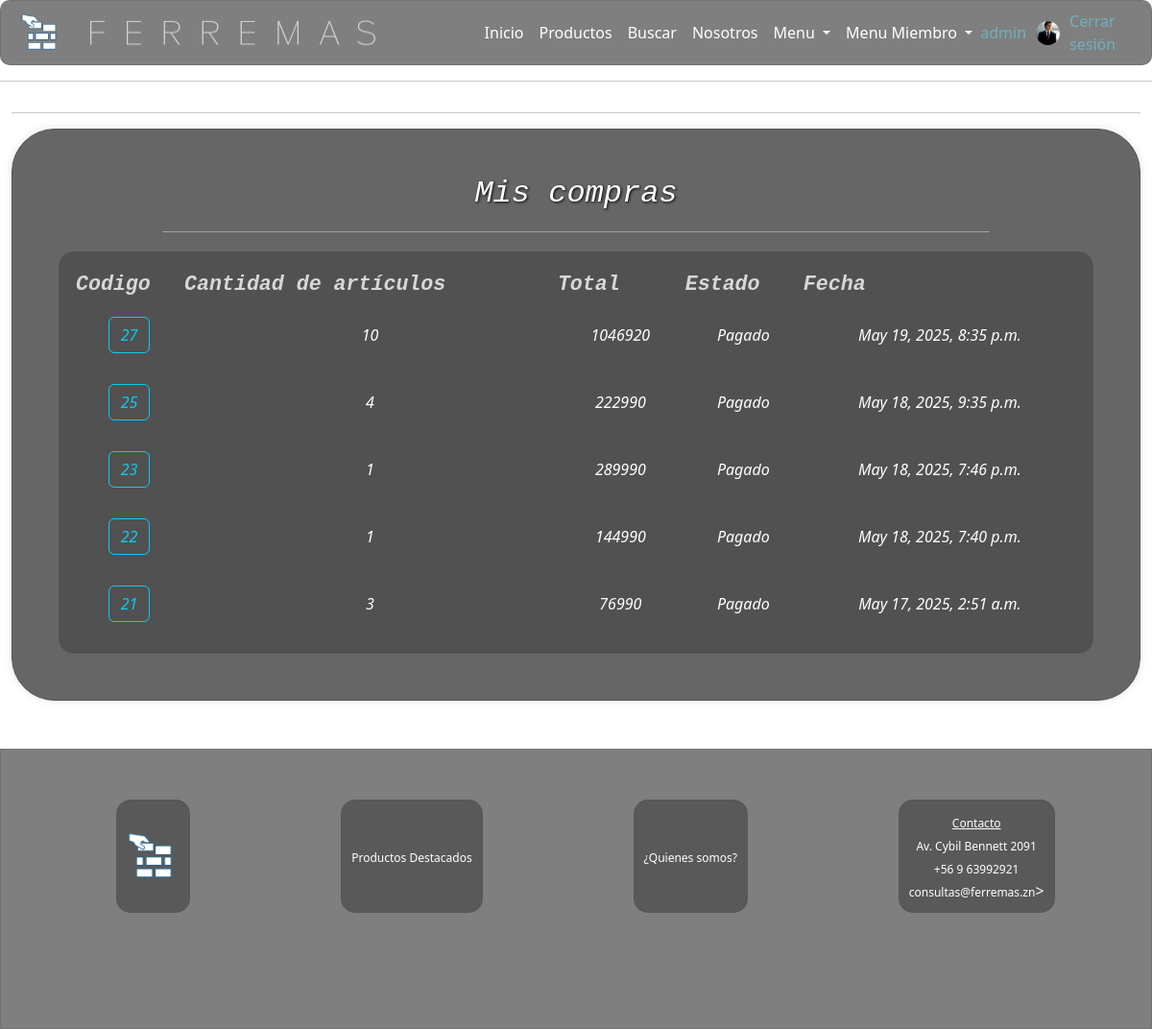
The page /miscompras (signed in) on the database its author committed.
### core/models.py (models this page shows, shortened)
class CustomUser(AbstractUser):
    pic = models.ImageField(upload_to='profile_pics', null=True, blank=True, default='profile_pics/default.png')
    is_staff=models.BooleanField(default=False)
    tipo = models.CharField(max_length=20,
        choices=(
            ('cliente', 'Cliente'),
            ('vendedor', 'Vendedor'),
            ('bodeguero', 'Bodeguero'),
            ('contador', 'Contador'),
            ('administrador', 'Administrador'),
        ),default='Cliente',verbose_name='Tipo')
    bio = models.TextField(verbose_name='biografia', default='', null=True, blank=True)

class Compra(models.Model):
    id=models.AutoField(primary_key=True, verbose_name='idCompras')
    idBoleta=models.ForeignKey(Boleta, on_delete=models.SET_NULL, blank=True, null=True, editable=True, verbose_name='idBoleta')
    cantidad=models.IntegerField(default=0, null=True, blank=True, editable=False, verbose_name='Cantidad')
    total = models.IntegerField(default=0, null=True, blank=True, editable=False, verbose_name='Total')
    estado = models.CharField(max_length=20, default='Pagado', verbose_name='Estado')
    fecha = models.DateTimeField(auto_now_add=True, null=False, verbose_name='Fecha')
    created = models.BooleanField(default=False, verbose_name='created')

### core/views.py (the view)
# urls.py: path('miscompras', views.miscompras,name="miscompras"),
def miscompras(request):
    print()
    print("Entrando a miscompras...")
    print()
    if request.user.is_authenticated:
        customer = request.user
        compras = Compra.objects.filter(idBoleta__usuario=customer).order_by('-id') # Filtra las compras del usuario autenticado
    else:
        messages.error(request, "Debes iniciar sesión para ver tus compras.")
        return redirect('login')  # Redirige al login si el usuario no está autenticado
    return render(request,'miscompras.html', {'compras':compras})

### core/context_processor.py (called while the page is built)
def total_carrito(request):
    total=0
    if request.user.is_authenticated:
        try:
            carrito = request.session['carrito']
            if "carrito" in request.session:
                for key, value in carrito.items():
                    total+=(int(value["precio"]))*(value["cantidad"])
        except:
            total=0
    return {'total_carrito':int(total)}

### core/templates/miscompras.html
{% extends "base.html" %}
{% load static %}
{% block content %}
<div class="container-fluid">
    <hr>
    <div class="login-container">
        <div class="form-title" style="margin-bottom: 15px;">
            <h2>Mis compras</h2>
        </div>
        <span class="liner"></span>
        <div class="table-container">
            <table id="tobras">
                <thead>
                    <tr>
                        <th>Codigo</th>
                        <th>Cantidad de artículos</th>
                        <th>Total</th>
                        <th>Estado</th>
                        <th>Fecha</th>
                    </tr>
                </thead>
                <tbody>
                    {% if user.is_authenticated %}
                        {% for compra in compras %}
                            <tr>
                                <td><a href="{% url 'vercompra' compra.id %}" class="btn btn-outline-info">
                                {{compra.id}}</a></td>
                                <td class="price">{{compra.cantidad}}</td>
                                <td class="price">{{compra.total}}</td>
                                <td class="price">{{compra.estado}}</td>
                                <td class="price">{{compra.fecha}}</td>
                            </tr>
                        {%endfor%}
                    {% else %}
                        <tr>
                            <td colspan="3">
                                <div class="alert text-center">Sin compras realizadas</div>
                            </td>
                        </tr>
                    {% endif %}
                </tbody>
            </table>
        </div>
    </div>
</div>
{% endblock %}

### core/templates/menuMiembro.html (shortened to what this page needs)
{% load static %}
<div class="collapse navbar-collapse naz" id="navbarNavDropdown">
    <div>
        <ul class="navbar-nav me-auto mb-2 mb-lg-0">
            <li class="nav-item">
                <a class="nav-link" href="{% url 'index' %}">Inicio</a>
            </li>
            <li class="nav-item">
                <a class="nav-link" href="{% url 'products' %}">Productos</a>
            </li>
            <li class="nav-item">
                <a  class="nav-link" href="{% url 'buscar' %}">Buscar</a>
            </li>
            <li class="nav-item">
                <a  class="nav-link" href="{% url 'nosotros' %}">Nosotros</a>
            </li>
            {% if user.is_authenticated %}
                <li class="nav-item dropdown">
                    <a class="nav-link dropdown-toggle" href="#" role="button" data-bs-toggle="dropdown" aria-expanded="false">Menu
                    </a>
                </li>
                {% if user.is_staff %}
                    <li class="nav-item dropdown">
                        <a class="nav-link dropdown-toggle" href="#" role="button" data-bs-toggle="dropdown" aria-expanded="false">Menu Miembro
                        </a>
                    </li>
                {% endif %}
            {% endif %}
        </ul>
    </div>
    <div class="navbar-right">
        {% if user.is_authenticated %}
            <div class="boxes">
                <a href="{% url 'profile' %}" class="nav-link" >{{ user.username }}</a>
            </div>
            <a href="{% url 'profile' %}" class="nav-link"><img class="pic-user" src="{{user.pic.url}}" alt="imgGC" title="Click para ver tu Perfil"></a>
            <div class="boxes">
                <a href="{% url 'cerrar' %}" class="navbar-item" id="#">Cerrar sesión</a>
            </div>
        {% else %}
            <img src="{% static 'assets/icons/tea.png' %}" alt="imgGC">
            <div class="boxes">
                <a href="{% url 'login' %}" id="userGC">Iniciar sesion</a>
            </div>
        {% endif %}
    </div>
</div>

### core/static/css/mystyles.css (style rules this page uses)
body { background-image: url("../assets/img/fondo.png"); background-repeat: no-repeat; background-position: center; background-attachment: fixed; background-size: cover; display: flex; flex-direction: column; font-family: 'Ubuntu', "times new roman", times, roman, serif; }
.fade-in { animation: fadeIn 1s; -webkit-animation: fadeIn 1s; -moz-animation: fadeIn 1s; -o-animation: fadeIn 1s; -ms-animation: fadeIn 1s; }
.naz { display: flex; justify-content: space-between; align-items: center; padding-left: 10vh !important; }
.nav-item a { color: white; text-decoration:none; font-size: 2vh; }
.price { color: #ffffff !important; font-style: italic; }
.login-container { padding: 4vw; border-radius: 45px; border: 1px solid #555; box-shadow: 0 0 10px rgba(0, 0, 0, 0.1); background-color: rgba(0, 0, 0, 0.6); }
.form-title { text-align: center; font-style: italic; color: rgb(255, 255, 255); text-shadow: 1px 1px 3px rgb(5, 5, 5); font-family: 'Courier New', Courier, monospace; }
.btn-outline-info, .btn-outline-warning, .btn-outline-danger { font-size: 2vh; font-style: italic; }
.liner { background-color: rgba(255, 255, 255, 0.384); width: 80%; height: 1px; border-radius: 1px; display: block; margin: 0 auto; margin-top: 20px; margin-bottom: 20px; }
.table-container { width: 100%; overflow-x: scroll; background-color: rgba(0, 0, 0, 0.2); border-radius: 15px; border:1px solid #555; padding:1rem; }
table { border-collapse: collapse; width: 100%; background-color: rgba(0, 0, 0, 0); }
th { text-align: left !important; display: relative; font-size: 3vh; font-style: italic; }
td { display: relative; white-space: wrap; text-overflow: ellipsis; padding: 1rem; text-align: center; }
.pic-user { width: 10vw; border-radius: 50%; border:1 px solid rgb(14, 206, 235); margin-bottom: 2vh; }
thead th { color: #d7d7d7; font-family: 'Courier New', Courier, monospace; font-size: 2.7vh; font-style: italic; text-align: left; }
tbody td { color:rgb(255, 255, 255) !important; font-style: italic; }

### rows shown on the page
CustomUser: username "admin", pic (picture)
Compra: id "27", cantidad "10", total "1046920", estado "Pagado", fecha "May 19, 2025, 8:35 p.m."
Compra: id "25", cantidad "4", total "222990", estado "Pagado", fecha "May 18, 2025, 9:35 p.m."
Compra: id "23", cantidad "1", total "289990", estado "Pagado", fecha "May 18, 2025, 7:46 p.m."
Compra: id "22", cantidad "1", total "144990", estado "Pagado", fecha "May 18, 2025, 7:40 p.m."
Compra: id "21", cantidad "3", total "76990", estado "Pagado", fecha "May 17, 2025, 2:51 a.m."
